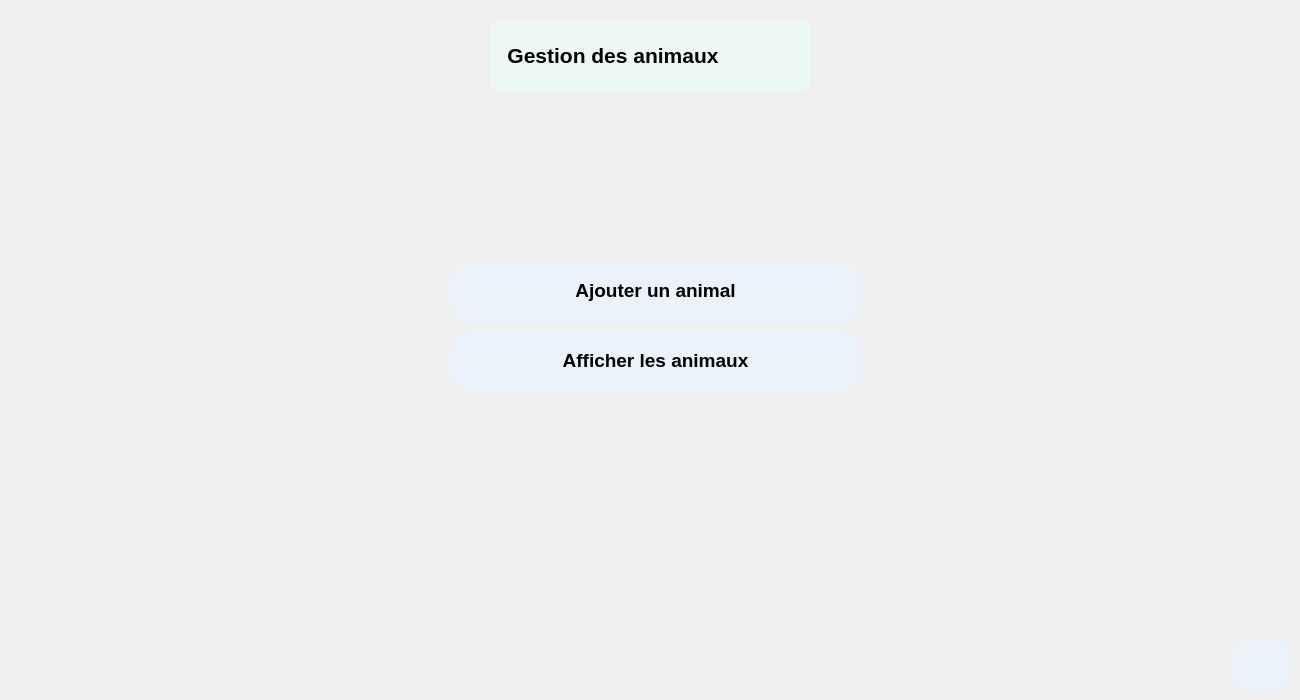
      <widget class="QWidget" name="acceuilFacture_4">
       <widget class="QPushButton" name="employesBtnPage_12">
        <property name="geometry">
         <rect>
          <x>450</x>
          <y>330</y>
          <width>411</width>
          <height>61</height>
         </rect>
        </property>
        <property name="font">
         <font>
          <pointsize>14</pointsize>
          <weight>75</weight>
          <bold>true</bold>
         </font>
        </property>
        <property name="styleSheet">
         <string notr="true">QPushButton{
background: #EBF2FA;
color: black;
border-radius: 20px;
}  
QPushButton:hover
{
color: white;
background: #0FAC71;
} </string>
        </property>
        <property name="text">
         <string>Afficher les animaux</string>
        </property>
       </widget>
       <widget class="QPushButton" name="ajouterFacturePageBtn_4">
        <property name="geometry">
         <rect>
          <x>450</x>
          <y>260</y>
          <width>411</width>
          <height>61</height>
         </rect>
        </property>
        <property name="font">
         <font>
          <pointsize>14</pointsize>
          <weight>75</weight>
          <bold>true</bold>
         </font>
        </property>
        <property name="styleSheet">
         <string notr="true">QPushButton{
background: #EBF2FA;
color: black;
border-radius: 20px;
}  
QPushButton:hover
{
color: white;
background: #0FAC71;
} </string>
        </property>
        <property name="text">
         <string>Ajouter un animal</string>
        </property>
       </widget>
       <widget class="QLabel" name="label_111">
        <property name="geometry">
         <rect>
          <x>490</x>
          <y>20</y>
          <width>321</width>
          <height>71</height>
         </rect>
        </property>
        <property name="font">
         <font>
          <pointsize>16</pointsize>
          <weight>75</weight>
          <bold>true</bold>
         </font>
        </property>
        <property name="styleSheet">
         <string notr="true">QLabel{
background: #ecf8f6;
color: black;
border-radius: 10px;
}</string>
        </property>
        <property name="text">
         <string>   Gestion des animaux</string>
        </property>
       </widget>
       <widget class="QPushButton" name="backMenuIrr_29">
        <property name="geometry">
         <rect>
          <x>1230</x>
          <y>640</y>
          <width>61</width>
          <height>51</height>
         </rect>
        </property>
        <property name="font">
         <font>
          <pointsize>14</pointsize>
          <weight>75</weight>
          <bold>true</bold>
         </font>
        </property>
        <property name="styleSheet">
         <string notr="true">QPushButton{
background: #EBF2FA;
color: black;
border-radius: 20px;
}  
QPushButton:hover
{
color: white;
background: #0FAC71;
} </string>
        </property>
        <property name="text">
         <string/>
        </property>
        <property name="icon">
         <iconset resource="icon/icon.qrc">
          <normaloff>:/icons/log-out.svg</normaloff>:/icons/log-out.svg</iconset>
        </property>
        <property name="iconSize">
         <size>
          <width>30</width>
          <height>30</height>
         </size>
        </property>
       </widget>
      </widget>
